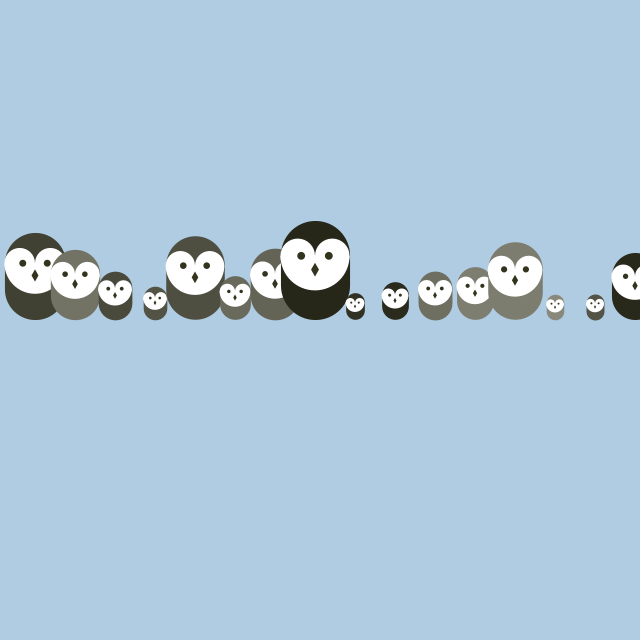
Frame 1 (no input)
Frame 60 (the mouse pressed at the canvas centre just before this capture): identical to frame 1, image omitted
Frame 120 (the mouse held since frame 60 and released just before this capture): identical to frame 1, image omitted

The Processing sketch that drew this single still picture (run headless with seeded random() and noise(); from frame 60 on, the mouse is pressed at the canvas centre):

// Processing sketch: sketch_48FunctionOwlDiff
// ── sketch_48FunctionOwlDiff.pde
void setup() {
  size(640, 640);
}

void draw() {
  background(176, 204, 226);

  randomSeed(0);
  for (int i = 35; i < width + 40; i += 40) {
    int gray = int(random(0, 102));
    float scalar = random(0.25, 1.0);
    owl(i, 320, gray, scalar);
  }
}

// owl()함수 만들기 
void owl(int x, int y, int g, float s) {
  pushMatrix();
  translate(x, y);
  scale(s); // Set the size
  stroke(138-g, 138-g, 125-g); // Set the color value
  strokeWeight(70);
  
  line(0, -35, 0, -65); // Body 
  noStroke();
  fill(255);
  ellipse(-17.5, -65, 35, 35); // Left eye dome
  ellipse(17.5, -65, 35, 35);  // Right eye dome
  arc(0, -65, 70, 70, 0, PI);  // Chin
  fill(51, 51, 30);
  ellipse(-14, -65, 8, 8); // Left eye
  ellipse(14, -65, 8, 8);  // Right eye
  quad(0, -58, 4, -51, 0, -44, -4, -51); // Beak
  popMatrix();
}
